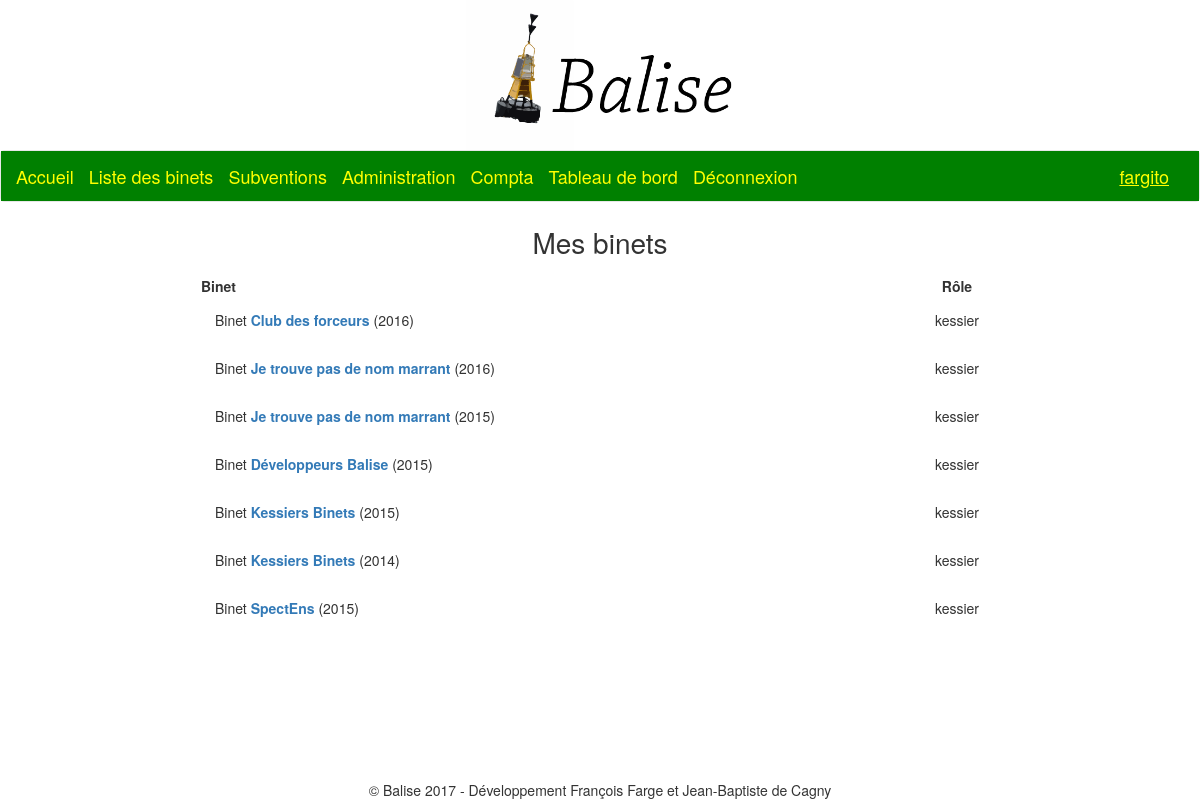
Page /compta/ (signed in) on the earlier database version.
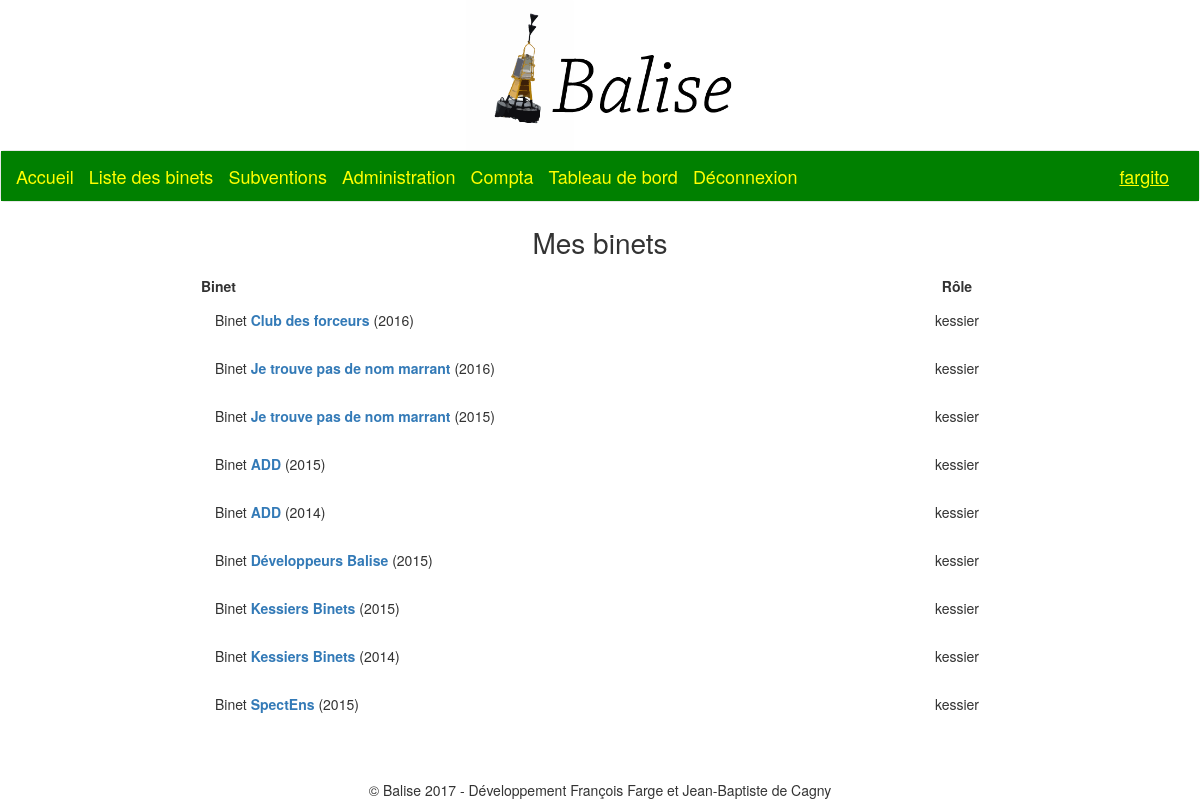
Same page on the later database version.
### binets/models.py (models this page shows, shortened)
class Mandat(models.Model):
	binet = models.ForeignKey('Binet')
	type_binet = models.ForeignKey('TypeBinet', verbose_name = "Type du binet")
	president = models.ForeignKey(User, related_name = "president")
	tresorier = models.ForeignKey(User, related_name = "tresorier")
	promotion = models.ForeignKey('accounts.Promotion', verbose_name = "Promo")
	description = models.TextField(blank=True, null = True) # facultatif
	remarques_admins = models.TextField(blank=True, null = True) # facultatif
	class Meta:
		unique_together = ('binet','promotion',)
		ordering = ('binet', 'promotion',)
	@models.permalink
	def get_mandat_journal(self):
		return ('mandat_journal', [self.id])

class Binet(models.Model):
	nom = models.CharField(max_length=100)
	description = models.TextField(blank=True, null = True) # facultatif
	type_binet = models.ForeignKey('TypeBinet', verbose_name = "Type du binet")
	remarques_admins = models.TextField(blank=True, null = True) # facultatif
	is_active = models.BooleanField(verbose_name = "Actif", default=True)
	current_president = models.ForeignKey(User, verbose_name = "Président", related_name = "current_president")
	current_tresorier = models.ForeignKey(User, verbose_name = "Trésorier", related_name = "current_tresorier")
	current_promotion = models.ForeignKey('accounts.Promotion', verbose_name = "Promo")
	class Meta:
		ordering = ('current_promotion', 'nom',)
		unique_together = ('nom',)
	def __str__(self):
		return self.nom

### accounts/models.py (models this page shows)
class Promotion(models.Model):
	nom = models.CharField(max_length=4)
	class Meta:
		ordering = ('-nom',)
		unique_together = ('nom',)
	def __str__(self):
		return self.nom

### compta/views.py (the view)
@login_required
def my_binets(request):
	if request.user.is_staff:
		liste_mandats = Mandat.objects.all()
	else:
		liste_mandats = Mandat.objects.filter(
			Q(president=request.user) |
			Q(tresorier=request.user))
	return render(request, 'compta/my_binets.html', locals())

### compta/templates/compta/my_binets.html
{% extends 'base.html' %}
{% block content %}
	<div id="page-title">Mes binets</div>
	<section id="table-container">
		<table id="liste-binets">
			<thead class="liste-binets">
				<tr>
					<th class="nom-binet-head">Binet</th>
					<th class="role-in-binet-head">Rôle</th>
				</tr>
			</thead>
			<tbody>
				{% for mandat in liste_mandats %}
					<tr class="mandat">
						<td class="nom-binet">
							Binet
							<strong><a href={{ mandat.get_mandat_journal }}>{{ mandat.binet }}</a></strong> ({{ mandat.promotion }})
						</td>
						<td class="role-in-binet">
						{% if mandat.president == user %}
							président
						{% elif mandat.tresorier == user %}
							trésorier
						{% elif user.is_staff %}
							kessier
						{% endif %}
						</td>
					</tr>
				{% endfor %}
			</tbody>
		</table>
	</section>
{% endblock %}

### templates/base.html (shortened to what this page needs)
<!DOCTYPE html>
{% load static %}
<html lang="fr">
<head>
   <link rel="stylesheet" href="{% static 'css/style.css' %}" />
   <link rel="stylesheet" href="{% static 'css/dist/css/bootstrap.min.css' %}" />
   <link rel="stylesheet" href="{% static 'css/listes_binets.css' %}" />
   <link rel="stylesheet" href="{% static 'css/compta.css' %}" />
   <link rel="stylesheet" href="{% static 'css/subventions.css' %}" />
</head>
<body>
  <header>
    <a href="/"><img src="{% static 'img/Balise_2.png' %}" alt="Logo Balise" class='centre' /></a>
  </header>
  <nav class='navbar navbar-default'>
  	<div class='container-fluid kesdorado'>
      <div class='navbar-header'>
        <a href="/" class='navbar-brand'><p class='kesdorado'>Accueil</p></a>
      </div>
      {% block nav %}
        <div class='collapse navbar-collapse' id='onglets'>
          <ul class='nav navbar-nav'>
            {% if user.is_authenticated %}
              <li><a href="/binets" class='navbar-brand'><p class='kesdorado'>Liste des binets</p></a></li>
              <li><a href="/subventions" class='navbar-brand'><p class='kesdorado'>Subventions</p></a></li>
              {% if user.is_staff %}<li><a href="/backend" class='navbar-brand'><p class='kesdorado'>Administration</p></a></li>{% endif %}
              <li><a href="/compta" class='navbar-brand'><p class='kesdorado'>Compta</p></a></li>
		<li><a href="/vos" class='navbar-brand'><p class='kesdorado'>Tableau de bord</p></a></li>
              <li><a href="/accounts/logout" class='navbar-brand'><p class='kesdorado'>Déconnexion</p></a></li>
            {% else %}
              <li><a href="/accounts/login" class='navbar-brand'><p class='kesdorado'>Connexion</p></a></li>
            {% endif %}
          </ul>
          {% if user.is_authenticated %}
            <div class='nav navbar-nav navbar-right'>
              <a href="/accounts" class='navbar-brand'><p class='kesdorado'><u>{{ user.username }}</u></p></a>
            </div>
          {% endif %}
        </div>
      {% endblock %}
  	</div>
  </nav>
<section id="content" class='marge-bas'>
  <div class='container'>
     {% block content %}{% endblock %}
  </div>
</section>
<footer>&copy; Balise 2017 - Développement François Farge et Jean-Baptiste de Cagny</footer>
</body>
</html>

### static/css/style.css (style rules this page uses)
img.centre { display: block; margin: auto; height: 150px; }
#page-title { font-size: 2em; text-align: center; margin-bottom: 0.5em; width: 100%; }
footer { bottom: 0px; position: fixed; width: 100%; text-align: center; z-index: 1; background-color: white; }
.kesdorado { background-color: green; color: yellow; }
.marge-bas { margin-bottom: 50px; }

### static/css/listes_binets.css (style rules this page uses)
#liste-binets { width: 70%; min-width: 40em; margin: auto; border-collapse: collapse; }
td.nom-binet { padding: 1em; }
td.role-in-binet { text-align: center; width: 6em; }
th.role-in-binet-head { text-align: center; width: 6em; }

Differences in the rows shown:
added Mandat: binet "ADD", promotion "2015", shows "kessier"
added Mandat: binet "ADD", promotion "2014", shows "kessier"
